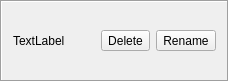
<?xml version="1.0" encoding="UTF-8"?>
<ui version="4.0">
 <class>ListItem_Form</class>
 <widget class="QFrame" name="ListItem_Form">
  <property name="geometry">
   <rect>
    <x>0</x>
    <y>0</y>
    <width>229</width>
    <height>82</height>
   </rect>
  </property>
  <property name="windowTitle">
   <string>Frame</string>
  </property>
  <property name="frameShape">
   <enum>QFrame::Box</enum>
  </property>
  <property name="frameShadow">
   <enum>QFrame::Sunken</enum>
  </property>
  <layout class="QHBoxLayout" name="horizontalLayout_2">
   <item>
    <layout class="QHBoxLayout" name="horizontalLayout">
     <item>
      <widget class="QLabel" name="label">
       <property name="text">
        <string>TextLabel</string>
       </property>
      </widget>
     </item>
     <item>
      <widget class="QToolButton" name="deleteBtn">
       <property name="text">
        <string>Delete</string>
       </property>
      </widget>
     </item>
     <item>
      <widget class="QToolButton" name="renameBtn">
       <property name="text">
        <string>Rename</string>
       </property>
      </widget>
     </item>
    </layout>
   </item>
  </layout>
 </widget>
 <resources/>
 <connections/>
</ui>
